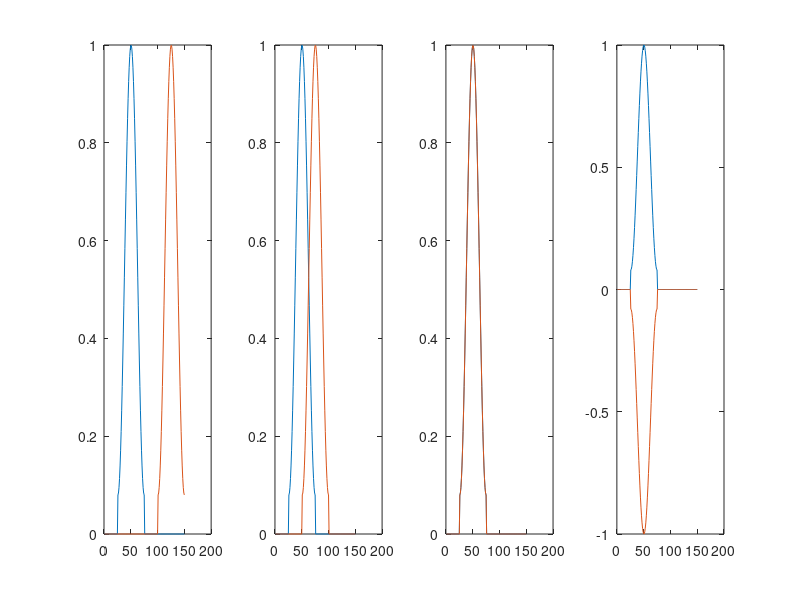

MATLAB code for this plot:


h = hamming(50);
h = h';
x = [zeros(1,25), h, zeros(1,75)];

set(gcf,'color','w');


y1 = [zeros(1,100), h];
y2 = [zeros(1,50), h, zeros(1,50)];
cor_y = sum(x.*y2)/sqrt(sum(x.^2)*sum(y2.^2))
y3 = [zeros(1,25), h, zeros(1,75)];
y4 = [zeros(1,25), -h, zeros(1,75)];
%cor_y = sum(x.*y)/sqrt(sum(x.^2)*sum(y.^2))

subplot(1,4,1)
plot(x)
hold on;
plot(y1)

subplot(1,4,2)
plot(x)
hold on;
plot(y2)

subplot(1,4,3)
plot(x)
hold on;
plot(y3)

subplot(1,4,4)
plot(x)
hold on;
plot(y4)